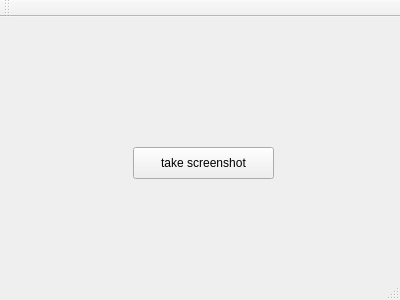
<?xml version="1.0" encoding="UTF-8"?>
<ui version="4.0">
 <class>MainWindow</class>
 <widget class="QMainWindow" name="MainWindow">
  <property name="geometry">
   <rect>
    <x>0</x>
    <y>0</y>
    <width>400</width>
    <height>300</height>
   </rect>
  </property>
  <property name="windowTitle">
   <string>MainWindow</string>
  </property>
  <widget class="QWidget" name="centralWidget">
   <widget class="QPushButton" name="takeScreenshotButton">
    <property name="geometry">
     <rect>
      <x>133</x>
      <y>130</y>
      <width>141</width>
      <height>32</height>
     </rect>
    </property>
    <property name="text">
     <string>take screenshot</string>
    </property>
   </widget>
  </widget>
  <widget class="QMenuBar" name="menuBar">
   <property name="geometry">
    <rect>
     <x>0</x>
     <y>0</y>
     <width>400</width>
     <height>22</height>
    </rect>
   </property>
  </widget>
  <widget class="QToolBar" name="mainToolBar">
   <attribute name="toolBarArea">
    <enum>TopToolBarArea</enum>
   </attribute>
   <attribute name="toolBarBreak">
    <bool>false</bool>
   </attribute>
  </widget>
  <widget class="QStatusBar" name="statusBar"/>
 </widget>
 <layoutdefault spacing="6" margin="11"/>
 <resources/>
 <connections/>
</ui>
